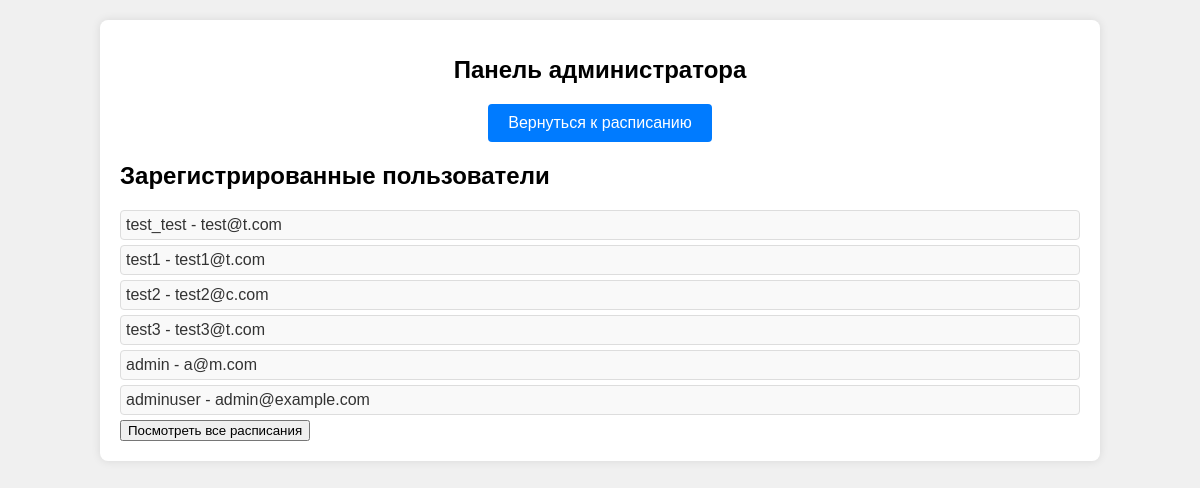
/admin_panel/ (signed in), run on the app's committed database.
### accounts/models.py (models this page shows)
class CustomUser(AbstractUser):
    work_rate = models.FloatField(default=1.0)
    primary_modality = models.CharField(max_length=100)
    additional_modalities = models.ManyToManyField('Modality', blank=True)
    admin = models.BooleanField(default=False)

### accounts/views.py (the view)
# urls.py: path('admin_panel/', views.admin_panel, name='admin_panel'),
@login_required
def admin_panel(request):
    if not request.user.admin:
        return HttpResponseForbidden("You are not authorized to access this page.")
    users = CustomUser.objects.all()
    return render(request, 'accounts/admin_panel.html', {'users': users})

### accounts/templates/accounts/admin_panel.html (shortened to what this page needs)
<!DOCTYPE html>
<html lang="en">
<head>
    {% load static %}
    <link rel="stylesheet" href="{% static 'accounts/css/admin_panel.css' %}">
</head>
<body>
    <div class="admin-container">
        <h1>Панель администратора</h1>
        {% if request.user.admin %}
        <div class="admin-button">
            <a href="{% url 'user_schedule' user_id=request.user.id %}">
                <button>Вернуться к расписанию</button>
            </a>
        </div>
        {% endif %}
        <h2>Зарегистрированные пользователи</h2>
        <ul>
            {% for user in users %}
            <li>{{ user.username }} - {{ user.email }}</li>
            {% endfor %}
        </ul>
        <a href="{% url 'all_schedules' %}">
            <button>Посмотреть все расписания</button>
        </a>
    </div>
</body>
</html>

### accounts/static/accounts/css/admin_panel.css (style rules this page uses)
body { font-family: Arial, sans-serif; background-color: #f0f0f0; margin: 0; padding: 0; }
.schedules-container, .admin-container { width: 80%; margin: 0 auto; background-color: #ffffff; padding: 20px; border-radius: 8px; box-shadow: 0 0 10px rgba(0, 0, 0, 0.1); margin-top: 20px; }
.schedules-container h1, .admin-container h1 { text-align: center; font-size: 24px; margin-bottom: 20px; }
ul { list-style-type: none; padding: 0; margin: 0; }
li { background-color: #f9f9f9; padding: 5px; border: 1px solid #ddd; margin-bottom: 5px; border-radius: 4px; color: #333; }
.admin-button { text-align: center; margin-top: 20px; }
.admin-button button { padding: 10px 20px; font-size: 16px; border: none; border-radius: 4px; background-color: #007BFF; color: white; cursor: pointer; transition: background-color 0.3s; }

### data on the page
CustomUser: username "test_test", email "test@t.com"
CustomUser: username "test1", email "test1@t.com"
CustomUser: username "test2", email "test2@c.com"
CustomUser: username "test3", email "test3@t.com"
CustomUser: username "admin", email "a@m.com"
CustomUser: username "adminuser", email "admin@example.com"
